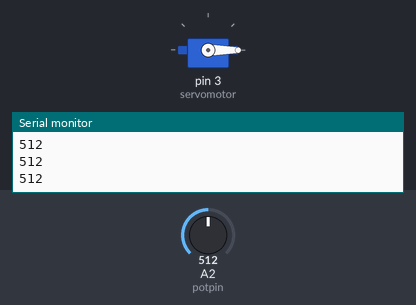
Recording of a sketch running on a simulated Arduino Uno, built with avr-gcc and run on an emulated ATmega328P. Shown: servo, the last lines printed to the serial monitor. Inputs (shaded band) come from the test bench; at power-on: A2 (potpin) = 512.

Above: at 1.2 s.
1.3 s: A2 (potpin) set to 194
2.8 s: A2 (potpin) set to 180
At 3.1 s:
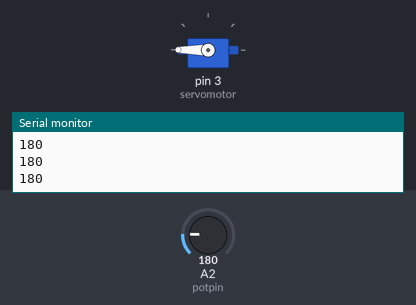
4.3 s: A2 (potpin) set to 122
At 5.4 s:
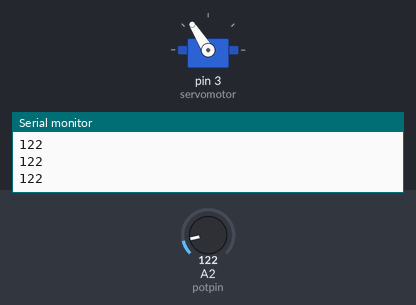
5.8 s: A2 (potpin) set to 190
At 6.7 s:
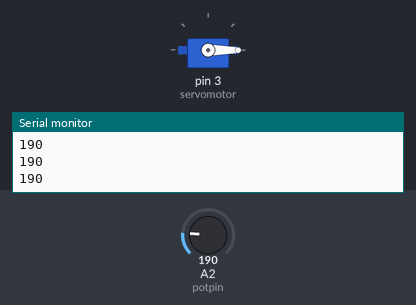
7.3 s: A2 (potpin) set to 170
At 7.7 s:
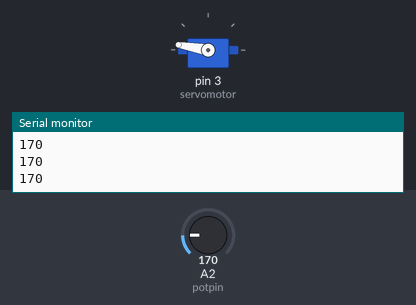
8.8 s: A2 (potpin) set to 306
At 10.1 s:
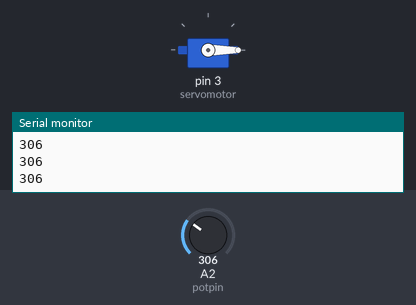
Timing chart, 0 to 11.3 s (numbered marks = the images above; inputs shaded):
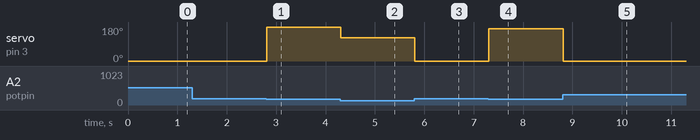

The sketch:

Servo_control_by_potentiometer.ino
```cpp
#include <Servo.h>

int val = 0;
int potpin = 2;
Servo servomotor;

void setup()
{
   servomotor.attach(3);
   Serial.begin(9600);
}

void loop()
{
   val = analogRead(potpin);
   Serial.println(val);

   if( val >0 && val <=180 )
     {
       servomotor.write(val);
     }

   else
     {
       servomotor.write(0);
     }
}
```

Measured:
- the behaviour switches between 181 and 180 on A2 (potpin) (found by bisection; images 0 and 1)
- after the input at 2.8 s, servo on pin 3 (servomotor): 0° → 180° at once
- after the input at 4.3 s, servo on pin 3 (servomotor): 180° → 122° at once
- after the input at 5.8 s, servo on pin 3 (servomotor): 122° → 0° at once
- after the input at 7.3 s, servo on pin 3 (servomotor): 0° → 170° at once
- after the input at 8.8 s, servo on pin 3 (servomotor): 170° → 0° at once
